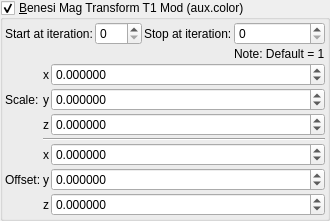
    <widget class="MyGroupBox" name="groupCheck_transf_function_enabledx_false">
     <property name="toolTip">
      <string/>
     </property>
     <property name="title">
      <string>&amp;Benesi Mag Transform T1 Mod (aux.color)</string>
     </property>
     <property name="checkable">
      <bool>true</bool>
     </property>
     <layout class="QVBoxLayout" name="verticalLayout_32" stretch="0,0">
      <property name="spacing">
       <number>2</number>
      </property>
      <property name="leftMargin">
       <number>2</number>
      </property>
      <property name="topMargin">
       <number>2</number>
      </property>
      <property name="rightMargin">
       <number>2</number>
      </property>
      <property name="bottomMargin">
       <number>2</number>
      </property>
      <item>
       <layout class="QGridLayout" name="gridLayout_68">
        <property name="spacing">
         <number>2</number>
        </property>
        <item row="1" column="2">
         <widget class="QLabel" name="label_250">
          <property name="text">
           <string>Stop at iteration:</string>
          </property>
         </widget>
        </item>
        <item row="1" column="3">
         <widget class="MySpinBox" name="spinboxInt_transf_stop_iterationsTM_1">
          <property name="sizePolicy">
           <sizepolicy hsizetype="Minimum" vsizetype="Maximum">
            <horstretch>0</horstretch>
            <verstretch>0</verstretch>
           </sizepolicy>
          </property>
          <property name="maximum">
           <number>999</number>
          </property>
         </widget>
        </item>
        <item row="1" column="1">
         <widget class="MySpinBox" name="spinboxInt_transf_start_iterations_D">
          <property name="sizePolicy">
           <sizepolicy hsizetype="Minimum" vsizetype="Maximum">
            <horstretch>0</horstretch>
            <verstretch>0</verstretch>
           </sizepolicy>
          </property>
          <property name="maximum">
           <number>999</number>
          </property>
         </widget>
        </item>
        <item row="1" column="0">
         <widget class="QLabel" name="label_251">
          <property name="text">
           <string>Start at iteration:</string>
          </property>
         </widget>
        </item>
        <item row="2" column="3">
         <widget class="QLabel" name="label_141">
          <property name="text">
           <string>Note: Default = 1</string>
          </property>
         </widget>
        </item>
       </layout>
      </item>
      <item>
       <layout class="QGridLayout" name="gridLayout_69" columnstretch="0,0,1">
        <property name="spacing">
         <number>2</number>
        </property>
        <item row="6" column="1">
         <widget class="QLabel" name="label_134">
          <property name="sizePolicy">
           <sizepolicy hsizetype="Preferred" vsizetype="Preferred">
            <horstretch>0</horstretch>
            <verstretch>0</verstretch>
           </sizepolicy>
          </property>
          <property name="text">
           <string notr="true">z</string>
          </property>
          <property name="alignment">
           <set>Qt::AlignRight|Qt::AlignTrailing|Qt::AlignVCenter</set>
          </property>
         </widget>
        </item>
        <item row="5" column="2">
         <widget class="MyDoubleSpinBox" name="spinbox3_transf_addition_constant_111_y">
          <property name="sizePolicy">
           <sizepolicy hsizetype="Minimum" vsizetype="Maximum">
            <horstretch>0</horstretch>
            <verstretch>0</verstretch>
           </sizepolicy>
          </property>
          <property name="prefix">
           <string/>
          </property>
          <property name="suffix">
           <string/>
          </property>
          <property name="decimals">
           <number>6</number>
          </property>
          <property name="minimum">
           <double>-99.989999999999995</double>
          </property>
          <property name="maximum">
           <double>99.989999999999995</double>
          </property>
          <property name="singleStep">
           <double>0.100000000000000</double>
          </property>
         </widget>
        </item>
        <item row="4" column="2">
         <widget class="MyDoubleSpinBox" name="spinbox3_transf_addition_constant_111_x">
          <property name="sizePolicy">
           <sizepolicy hsizetype="Minimum" vsizetype="Maximum">
            <horstretch>0</horstretch>
            <verstretch>0</verstretch>
           </sizepolicy>
          </property>
          <property name="prefix">
           <string/>
          </property>
          <property name="suffix">
           <string/>
          </property>
          <property name="decimals">
           <number>6</number>
          </property>
          <property name="minimum">
           <double>-99.989999999999995</double>
          </property>
          <property name="maximum">
           <double>99.989999999999995</double>
          </property>
          <property name="singleStep">
           <double>0.100000000000000</double>
          </property>
         </widget>
        </item>
        <item row="6" column="2">
         <widget class="MyDoubleSpinBox" name="spinbox3_transf_addition_constant_111_z">
          <property name="sizePolicy">
           <sizepolicy hsizetype="Minimum" vsizetype="Maximum">
            <horstretch>0</horstretch>
            <verstretch>0</verstretch>
           </sizepolicy>
          </property>
          <property name="prefix">
           <string/>
          </property>
          <property name="suffix">
           <string/>
          </property>
          <property name="decimals">
           <number>6</number>
          </property>
          <property name="minimum">
           <double>-99.989999999999995</double>
          </property>
          <property name="maximum">
           <double>99.989999999999995</double>
          </property>
          <property name="singleStep">
           <double>0.100000000000000</double>
          </property>
         </widget>
        </item>
        <item row="2" column="2">
         <widget class="MyDoubleSpinBox" name="spinbox3_transf_scale3D_333_z">
          <property name="sizePolicy">
           <sizepolicy hsizetype="Minimum" vsizetype="Maximum">
            <horstretch>0</horstretch>
            <verstretch>0</verstretch>
           </sizepolicy>
          </property>
          <property name="prefix">
           <string/>
          </property>
          <property name="suffix">
           <string/>
          </property>
          <property name="decimals">
           <number>6</number>
          </property>
          <property name="minimum">
           <double>-99.989999999999995</double>
          </property>
          <property name="maximum">
           <double>99.989999999999995</double>
          </property>
          <property name="singleStep">
           <double>0.100000000000000</double>
          </property>
         </widget>
        </item>
        <item row="5" column="0">
         <widget class="QLabel" name="label_260">
          <property name="text">
           <string>Offset:</string>
          </property>
         </widget>
        </item>
        <item row="4" column="1">
         <widget class="QLabel" name="label_135">
          <property name="sizePolicy">
           <sizepolicy hsizetype="Preferred" vsizetype="Preferred">
            <horstretch>0</horstretch>
            <verstretch>0</verstretch>
           </sizepolicy>
          </property>
          <property name="text">
           <string notr="true">x</string>
          </property>
          <property name="alignment">
           <set>Qt::AlignRight|Qt::AlignTrailing|Qt::AlignVCenter</set>
          </property>
         </widget>
        </item>
        <item row="5" column="1">
         <widget class="QLabel" name="label_136">
          <property name="sizePolicy">
           <sizepolicy hsizetype="Preferred" vsizetype="Preferred">
            <horstretch>0</horstretch>
            <verstretch>0</verstretch>
           </sizepolicy>
          </property>
          <property name="text">
           <string notr="true">y</string>
          </property>
          <property name="alignment">
           <set>Qt::AlignRight|Qt::AlignTrailing|Qt::AlignVCenter</set>
          </property>
         </widget>
        </item>
        <item row="1" column="0">
         <widget class="QLabel" name="label_261">
          <property name="text">
           <string>Scale:</string>
          </property>
         </widget>
        </item>
        <item row="0" column="1">
         <widget class="QLabel" name="label_137">
          <property name="sizePolicy">
           <sizepolicy hsizetype="Preferred" vsizetype="Preferred">
            <horstretch>0</horstretch>
            <verstretch>0</verstretch>
           </sizepolicy>
          </property>
          <property name="text">
           <string notr="true">x</string>
          </property>
          <property name="alignment">
           <set>Qt::AlignRight|Qt::AlignTrailing|Qt::AlignVCenter</set>
          </property>
         </widget>
        </item>
        <item row="1" column="1">
         <widget class="QLabel" name="label_138">
          <property name="sizePolicy">
           <sizepolicy hsizetype="Preferred" vsizetype="Preferred">
            <horstretch>0</horstretch>
            <verstretch>0</verstretch>
           </sizepolicy>
          </property>
          <property name="text">
           <string notr="true">y</string>
          </property>
          <property name="alignment">
           <set>Qt::AlignRight|Qt::AlignTrailing|Qt::AlignVCenter</set>
          </property>
         </widget>
        </item>
        <item row="2" column="1">
         <widget class="QLabel" name="label_139">
          <property name="sizePolicy">
           <sizepolicy hsizetype="Preferred" vsizetype="Preferred">
            <horstretch>0</horstretch>
            <verstretch>0</verstretch>
           </sizepolicy>
          </property>
          <property name="text">
           <string notr="true">z</string>
          </property>
          <property name="alignment">
           <set>Qt::AlignRight|Qt::AlignTrailing|Qt::AlignVCenter</set>
          </property>
         </widget>
        </item>
        <item row="0" column="2">
         <widget class="MyDoubleSpinBox" name="spinbox3_transf_scale3D_333_x">
          <property name="sizePolicy">
           <sizepolicy hsizetype="Minimum" vsizetype="Maximum">
            <horstretch>0</horstretch>
            <verstretch>0</verstretch>
           </sizepolicy>
          </property>
          <property name="prefix">
           <string/>
          </property>
          <property name="suffix">
           <string/>
          </property>
          <property name="decimals">
           <number>6</number>
          </property>
          <property name="minimum">
           <double>-99.989999999999995</double>
          </property>
          <property name="maximum">
           <double>99.989999999999995</double>
          </property>
          <property name="singleStep">
           <double>0.100000000000000</double>
          </property>
         </widget>
        </item>
        <item row="1" column="2">
         <widget class="MyDoubleSpinBox" name="spinbox3_transf_scale3D_333_y">
          <property name="sizePolicy">
           <sizepolicy hsizetype="Minimum" vsizetype="Maximum">
            <horstretch>0</horstretch>
            <verstretch>0</verstretch>
           </sizepolicy>
          </property>
          <property name="prefix">
           <string/>
          </property>
          <property name="suffix">
           <string/>
          </property>
          <property name="decimals">
           <number>6</number>
          </property>
          <property name="minimum">
           <double>-99.989999999999995</double>
          </property>
          <property name="maximum">
           <double>99.989999999999995</double>
          </property>
          <property name="singleStep">
           <double>0.100000000000000</double>
          </property>
         </widget>
        </item>
        <item row="3" column="1" colspan="2">
         <widget class="Line" name="line_54">
          <property name="orientation">
           <enum>Qt::Horizontal</enum>
          </property>
         </widget>
        </item>
       </layout>
      </item>
     </layout>
    </widget>
